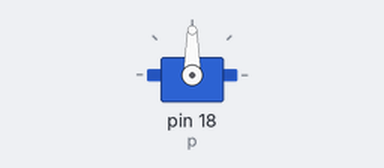
Bench run of a program on a simulated Raspberry Pi (header pin numbers). Parts: servo. Servo angles are drawn from the pulse width (0.5 ms = 0°, 2.5 ms = 180°).

Above: at 0.05 s.
At 1.5 s:
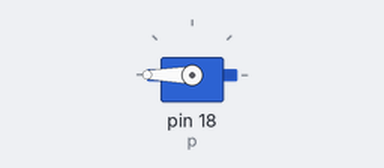
At 3.0 s:
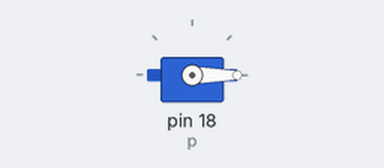
Timing chart, 0 to 6.9 s (numbered marks = the images above):
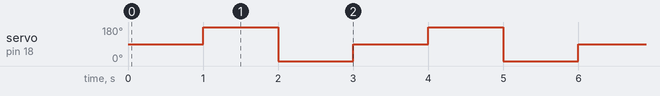

Measured:
- by itself, servo on pin 18 (p): repeats every 3.0 s: 0° 1.0 s, 90° 1.0 s, 180° 1.0 s

The program:

servo1.py
```python
import RPi.GPIO as GPIO
import time

GPIO.setmode(GPIO.BOARD)
GPIO.setup(18,GPIO.OUT)
p=GPIO.PWM(18,50)
p.start(7.5)

try:
	while True:
		p.ChangeDutyCycle(7.5)
		time.sleep(1)
		p.ChangeDutyCycle(12.5)
		time.sleep(1)
		p.ChangeDutyCycle(2.5)
		time.sleep(1)

except KeyboardInterrupt:
	p.stop()

	GPIO.cleanup()
```
